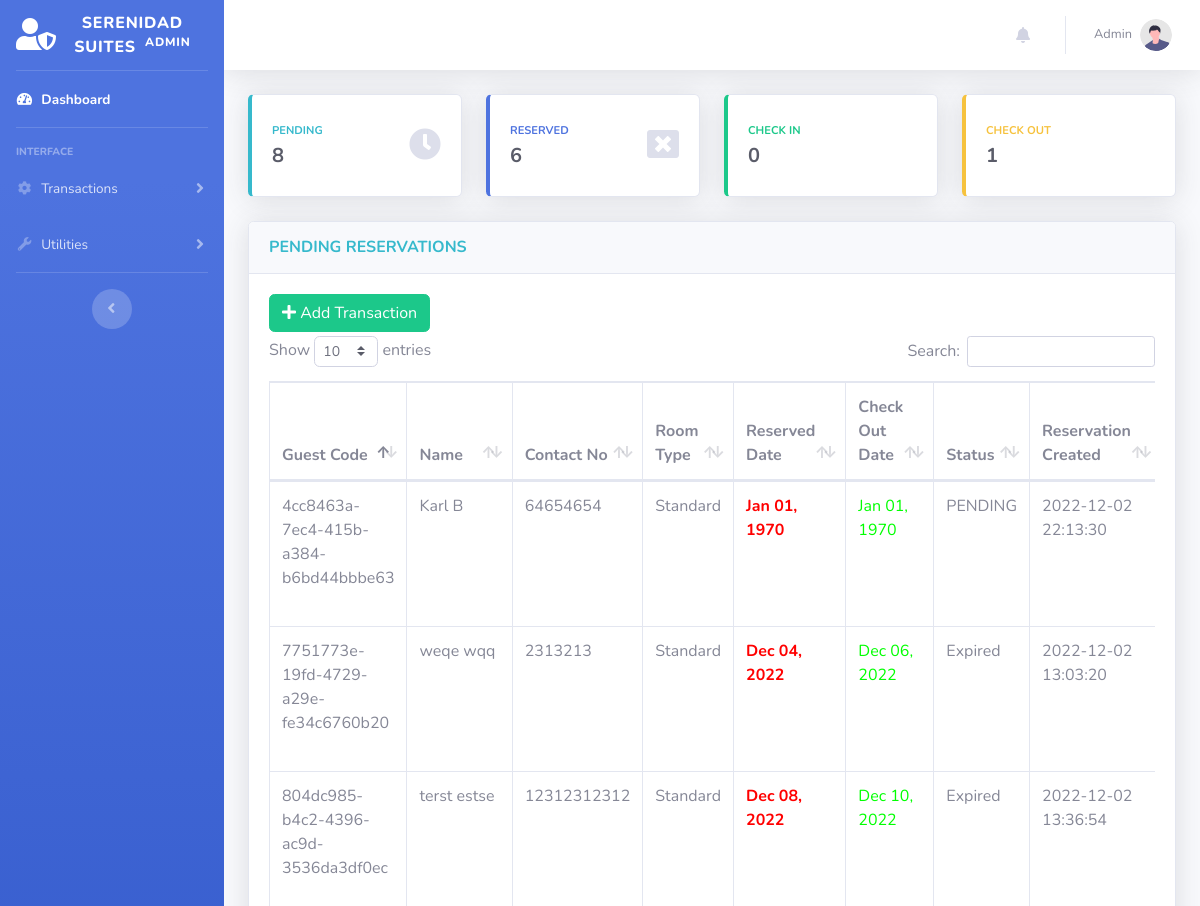
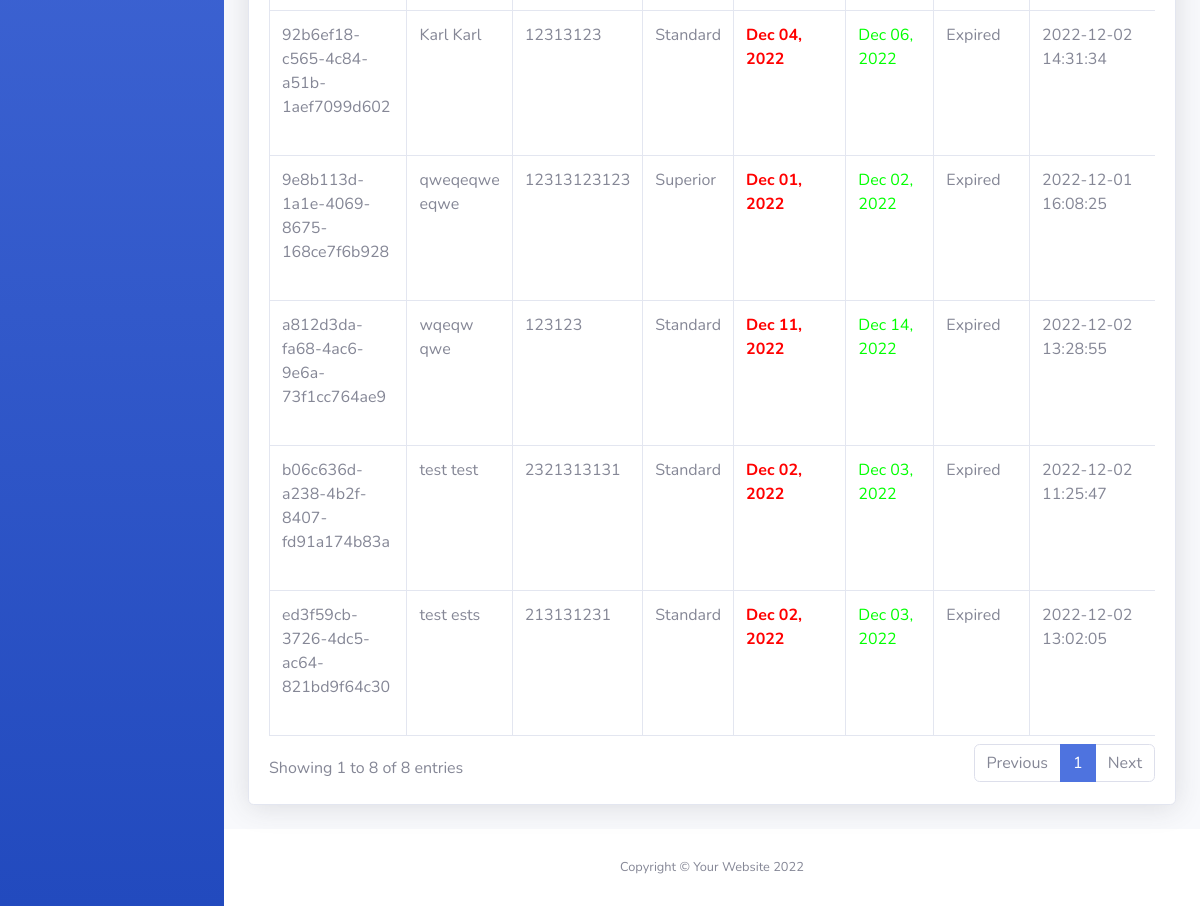
The app's page /admin/index.php (signed in), older data (2 pictures, top to bottom).
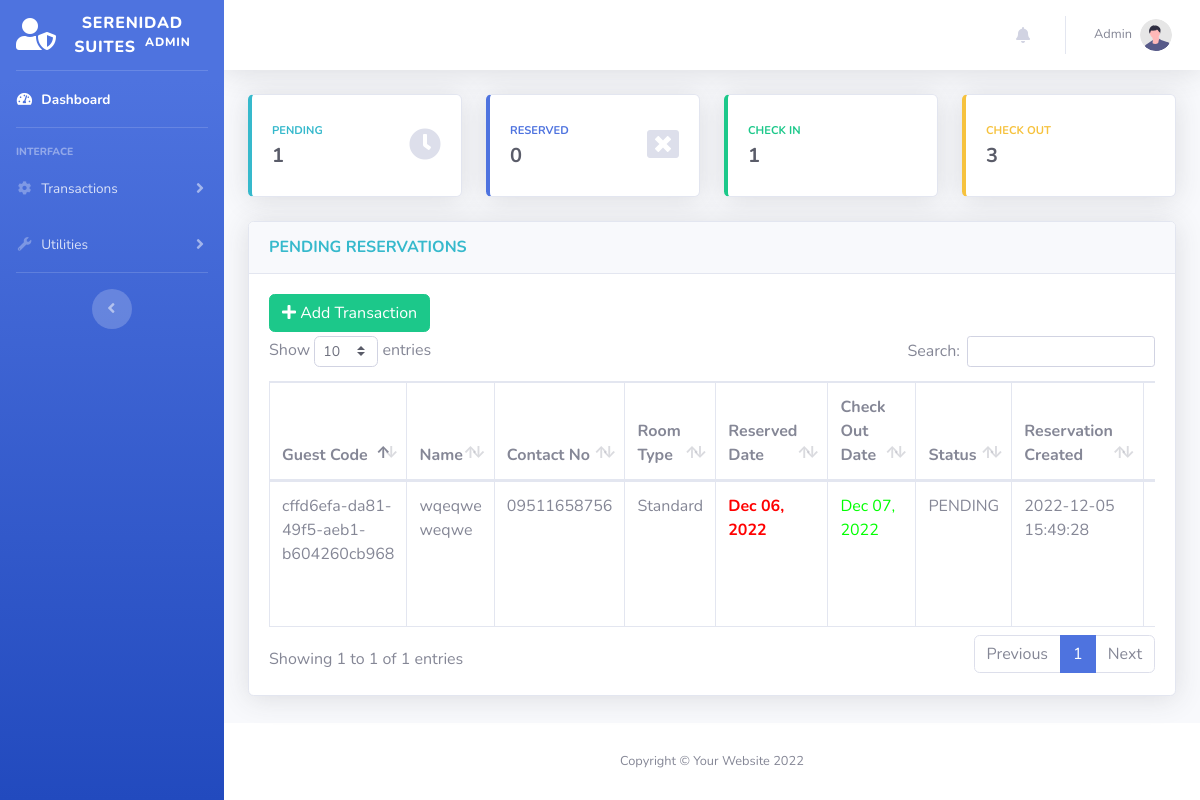
The same page, newer data.
### tables this page shows
CREATE TABLE `transactions` (
  `id` int NOT NULL,
  `guest_id` int NOT NULL,
  `room_id` int NOT NULL,
  `room_no` int DEFAULT NULL,
  `extra_bed` tinyint NOT NULL DEFAULT '0',
  `extra_pax` int DEFAULT NULL,
  `status` varchar(50) DEFAULT NULL,
  `days` int DEFAULT NULL,
  `checkin` varchar(50) DEFAULT NULL,
  `checkin_time` varchar(50) DEFAULT NULL,
  `checkout` varchar(50) DEFAULT NULL,
  `checkout_time` varchar(50) DEFAULT NULL,
  `bill` varchar(50) DEFAULT NULL,
  `balance` int NOT NULL DEFAULT '0',
  `payment` int NOT NULL DEFAULT '0',
  `is_payment_full` tinyint NOT NULL DEFAULT '0',
  `payment_at` datetime DEFAULT NULL,
  `valid_until` varchar(50) DEFAULT NULL,
  `is_unread` tinyint(1) NOT NULL DEFAULT '1',
  `created_at` datetime DEFAULT NULL,
  `updated_at` datetime DEFAULT NULL,
  `remarks` varchar(500) DEFAULT NULL
);

CREATE TABLE `guest` (
  `id` int NOT NULL,
  `uuid` varchar(255) DEFAULT NULL,
  `firstname` varchar(50) NOT NULL,
  `middlename` varchar(30) NOT NULL,
  `lastname` varchar(40) NOT NULL,
  `address` varchar(191) DEFAULT NULL,
  `contactno` varchar(20) NOT NULL,
  `created_at` datetime DEFAULT NULL,
  `updated_at` datetime DEFAULT NULL
);

CREATE TABLE `room` (
  `id` int NOT NULL,
  `room_type` varchar(50) NOT NULL,
  `price` varchar(11) NOT NULL,
  `photo` varchar(100) NOT NULL,
  `description` text,
  `created_at` datetime DEFAULT NULL,
  `updated_at` datetime DEFAULT NULL
);

### models/Model.php (called while the page is built, shortened)
<?php
class Model
{
    protected $host = "localhost";
    protected $database = "db_hor";
    protected $username = "root";
    protected $password = "admin";
    protected $pdo;
    protected $stmt;
    public function connect(){
        try {
            $this->pdo = new PDO("mysql:host={$this->host};dbname={$this->database};charset=utf8","{$this->username}","{$this->password}");
            $this->pdo->setAttribute(PDO::ATTR_ERRMODE, PDO::ERRMODE_EXCEPTION);
            $this->pdo->setAttribute(PDO::ATTR_DEFAULT_FETCH_MODE, PDO::FETCH_ASSOC);
        } catch (PDOException $e) {
            echo $e->getMessage();
        }
    }
    public function setQuery($qry){
        $this->qry = $qry;
        $this->stmt = $this->pdo->query($this->qry);
        return $this;
    }
    public function getAll(){
        try {
            return $this->stmt->fetchAll();
        } catch (PDOException $e) {
            return $e->getMessage();
        }
    }
    public function getFirst(){
        try {
            $data =  $this->stmt->fetch();
            return (object) $data;
        } catch (PDOException $e) {
            return $e->getMessage();
        }
    }
}

### admin/index.php (the view, shortened to what the changed rows need)
<?php
include('includes/header.php');
$connection = new \Transaction();
$pending = $connection->setQuery("SELECT
                                    A.*,
                                    B.uuid,
                                    B.firstname,
                                    B.middlename,
                                    B.lastname,
                                    B.address,
                                    B.contactno,
                                    C.room_type,
                                    C.price,
                                    C.photo
                                    FROM `transactions` as A
                                    LEFT JOIN `guest` as B
                                    ON A.guest_id = B.id
                                    LEFT JOIN `room` as C
                                    ON A.room_id = C.id
                                    WHERE A.status = 'Pending'
                                    OR A.status = 'Expired'
                                    ORDER BY A.created_at DESC
                                ")
                                ->getAll();
?>
<body id="page-top">
    <div id="wrapper">
        <div id="content-wrapper" class="d-flex flex-column">
            <div id="content">
                <div class="container-fluid">
                    <div class="row">
                        <?php include('includes/count-cards.php') ?>
                    </div>
                    <div class="card shadow mb-4">
                        <div class="card-body">
                            <div class="mb-1">
                                <a href="#" data-toggle="modal" data-target="#addModal">
                                </a>
                            </div>
                            <div class="table-responsive">
                                <table class="table table-bordered" id="dataTable" width="100%" cellspacing="0">
                                    <thead>
                                        <tr>
                                            <th>Guest Code</th>
                                            <th>Name</th>
                                            <th>Contact No</th>
                                            <th>Room Type</th>
                                            <th>Reserved Date</th>
                                            <th>Check Out Date</th>
                                            <th>Status</th>
                                            <th>Reservation Created</th>
                                            <th>Reservation Valid Until</th>
                                        </tr>
                                    </thead>
                                    <tbody>
                                        <?php
                                            foreach ($pending as $key => $value) {
                                        ?>
                                            <tr>
                                                <td><?= $value['uuid']?></td>
                                                <td><?= $value['firstname']." ".$value['lastname']?></td>
                                                <td><?= $value['contactno']?></td>
                                                <td><?= $value['room_type']?></td>
                                                <td>
                                                    <strong>
                                                        <?= $value['checkin'] <= date("Y-m-d", strtotime("+8 HOURS"))
                                                            ?  "<label style = 'color:#ff0000;'>".date("M d, Y", strtotime($value['checkin']))."</label>"
                                                            :  "<label style = 'color:#00ff00;'>".date("M d, Y", strtotime($value['checkin']))."</label>"
                                                        ?>
                                                    </strong>
                                                </td>
                                                <td><?= "<label style = 'color:#00ff00;'>".date("M d, Y", strtotime($value['checkout']))."</label>";?></td>
                                                <td><?= $value['status']?></td>
                                                <td><?= $value['created_at']?></td>
                                                <td>
                                                </td>
                                            </tr>
                                        <?php
                                            }
                                        ?>
                                    </tbody>
                                </table>
                            </div>
                        </div>
                    </div>
                </div>
            </div>
        </div>
    </div>
</body>
</html>

### admin/includes/count-cards.php (shortened to what the changed rows need)
<?php
$connection = new Transaction();
$pendingCount = $connection->setQuery("SELECT Count(id) AS count FROM `transactions`   WHERE `status` LIKE 'Pending' OR `status` LIKE 'Expired'")->getFirst();
$reservedCount = $connection->setQuery("SELECT Count(id) AS count FROM `transactions`   WHERE `status` LIKE 'Reserved' OR `status` LIKE 'Cancelled'")->getFirst();
$checkinCount = $connection->setQuery("SELECT Count(id) AS count FROM `transactions`   WHERE `status` LIKE 'Check In'")->getFirst();
$checkoutCount = $connection->setQuery("SELECT Count(id) AS count FROM `transactions`   WHERE `status` LIKE 'Check Out'")->getFirst();
?>
<div class="col-xl-3 col-md-6 mb-4 clickTo" onclick="window.location = 'index.php'">
    <div class="card border-left-info shadow h-100 py-2">
        <div class="card-body">
            <div class="row no-gutters align-items-center">
                <div class="col mr-2">
                    <div class="text-xs font-weight-bold text-info text-uppercase mb-1">
                        PENDING</div>
                    <div class="h5 mb-0 font-weight-bold text-gray-800"> <?= $pendingCount->count ?> </div>
                </div>
            </div>
        </div>
    </div>
</div>
<div class="col-xl-3 col-md-6 mb-4 clickTo" onclick="window.location = 'reservation-reserved.php'">
    <div class="card border-left-primary shadow h-100 py-2">
        <div class="card-body">
            <div class="row no-gutters align-items-center">
                <div class="col mr-2">
                    <div class="text-xs font-weight-bold text-primary text-uppercase mb-1">
                        RESERVED</div>
                    <div class="h5 mb-0 font-weight-bold text-gray-800"> <?= $reservedCount->count ?> </div>
                </div>
            </div>
        </div>
    </div>
</div>
<div class="col-xl-3 col-md-6 mb-4 clickTo" onclick="window.location = 'reservation-checkin.php'">
    <div class="card border-left-success shadow h-100 py-2">
        <div class="card-body">
            <div class="row no-gutters align-items-center">
                <div class="col mr-2">
                    <div class="text-xs font-weight-bold text-success text-uppercase mb-1">
                        CHECK IN</div>
                    <div class="h5 mb-0 font-weight-bold text-gray-800"> <?= $checkinCount->count ?> </div>
                </div>
            </div>
        </div>
    </div>
</div>
<div class="col-xl-3 col-md-6 mb-4 clickTo" onclick="window.location = 'reservation-checkout.php'">
    <div class="card border-left-warning shadow h-100 py-2">
        <div class="card-body">
            <div class="row no-gutters align-items-center">
                <div class="col mr-2">
                    <div class="text-xs font-weight-bold text-warning text-uppercase mb-1">
                        CHECK OUT</div>
                    <div class="h5 mb-0 font-weight-bold text-gray-800"> <?= $checkoutCount->count ?> </div>
                </div>
            </div>
        </div>
    </div>
</div>

Row changes from the older to the newer data that the page shows:
removed transactions: guest.uuid "4cc8463a-7ec4-415b-a384-b6bd44bbbe63", guest.firstname "Karl", guest.lastname "B", guest.contactno "64654654", room.room_type "Standard", checkin "Jan 01, 1970", checkout "Jan 01, 1970", status "PENDING", created_at "2022-12-02 22:13:30"
removed transactions: guest.uuid "92b6ef18-c565-4c84-a51b-1aef7099d602", guest.firstname "Karl", guest.lastname "Karl", guest.contactno "12313123", room.room_type "Standard", checkin "Dec 04, 2022", checkout "Dec 06, 2022", status "Expired", created_at "2022-12-02 14:31:34"
removed transactions: guest.uuid "804dc985-b4c2-4396-ac9d-3536da3df0ec", guest.firstname "terst", guest.lastname "estse", guest.contactno "12312312312", room.room_type "Standard", checkin "Dec 08, 2022", checkout "Dec 10, 2022", status "Expired", created_at "2022-12-02 13:36:54"
removed transactions: guest.uuid "a812d3da-fa68-4ac6-9e6a-73f1cc764ae9", guest.firstname "wqeqw", guest.lastname "qwe", guest.contactno "123123", room.room_type "Standard", checkin "Dec 11, 2022", checkout "Dec 14, 2022", status "Expired", created_at "2022-12-02 13:28:55"
removed transactions: guest.uuid "7751773e-19fd-4729-a29e-fe34c6760b20", guest.firstname "weqe", guest.lastname "wqq", guest.contactno "2313213", room.room_type "Standard", checkin "Dec 04, 2022", checkout "Dec 06, 2022", status "Expired", created_at "2022-12-02 13:03:20"
removed transactions: guest.uuid "ed3f59cb-3726-4dc5-ac64-821bd9f64c30", guest.firstname "test", guest.lastname "ests", guest.contactno "213131231", room.room_type "Standard", checkin "Dec 02, 2022", checkout "Dec 03, 2022", status "Expired", created_at "2022-12-02 13:02:05"
removed transactions: guest.uuid "b06c636d-a238-4b2f-8407-fd91a174b83a", guest.firstname "test", guest.lastname "test", guest.contactno "2321313131", room.room_type "Standard", checkin "Dec 02, 2022", checkout "Dec 03, 2022", status "Expired", created_at "2022-12-02 11:25:47"
removed transactions: guest.uuid "9e8b113d-1a1e-4069-8675-168ce7f6b928", guest.firstname "qweqeqwe", guest.lastname "eqwe", guest.contactno "12313123123", room.room_type "Superior", checkin "Dec 01, 2022", checkout "Dec 02, 2022", status "Expired", created_at "2022-12-01 16:08:25"
added transactions: guest.uuid "cffd6efa-da81-49f5-aeb1-b604260cb968", guest.firstname "wqeqwe", guest.lastname "weqwe", guest.contactno "09511658756", room.room_type "Standard", checkin "Dec 06, 2022", checkout "Dec 07, 2022", status "PENDING", created_at "2022-12-05 15:49:28"
Text that changed along with them:
$pendingCount->count: "8" → "1"
$reservedCount->count: "6" → "0"
$checkinCount->count: "0" → "1"
$checkoutCount->count: "1" → "3"
text written by a page script: "Show entries Search: Showing 1 to 8 of 8 entries Previous 1 Next" → "Show entries Search: Showing 1 to 1 of 1 entries Previous 1 Next"
